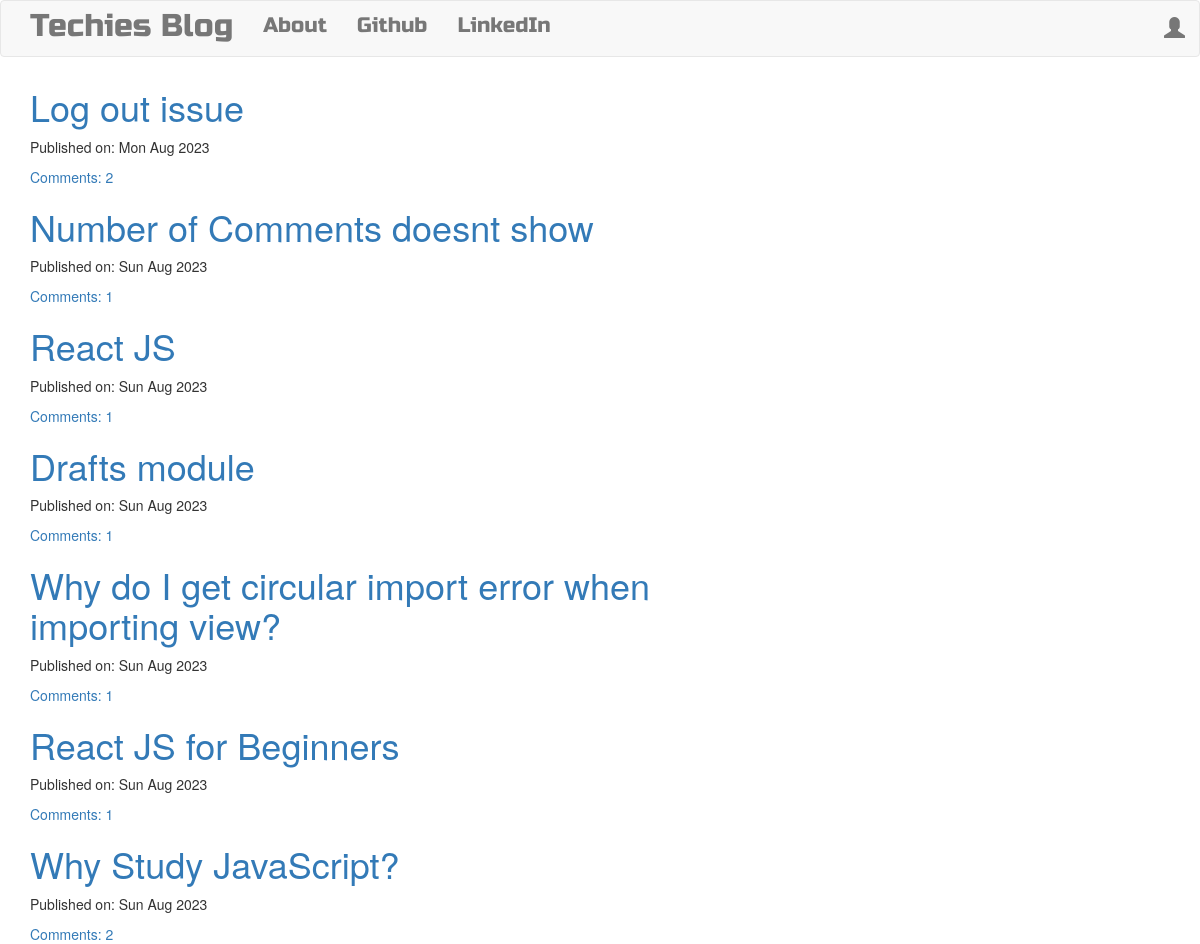
The page / on the database its author committed.
### blog/models.py (models this page shows, shortened)
class Post(models.Model):
    author = models.ForeignKey('auth.User',on_delete = models.CASCADE)
    title = models.CharField(max_length=200)
    text = models.TextField()
    created_date = models.DateTimeField(default=timezone.now)
    published_date = models.DateTimeField(blank=True,null=True)

### blog/views.py (the view)
# urls.py: path('',views.PostListView.as_view(),name='post_list'),
class PostListView(ListView):
    model = Post
    def get_queryset(self):
        return Post.objects.filter(published_date__lte=timezone.now()).order_by('-published_date')

### blog/templates/blog/post_list.html
{% extends "blog/base.html"%}
{% block content %}
<div class="centrestage">
    {% for post in post_list %}
        <div class="post">
            <h1><a href="{% url 'post_detail' pk=post.pk %}">{{ post.title }}</a></h1>
             <div class="date">
                <p>Published on: {{ post.published_date|date:"D M Y" }}</p>
             </div>
             <a href="{% url 'post_detail' pk=post.pk %}">Comments: {{ post.comments.all.count }}</a>
        </div>
    {% endfor %}
</div>
{% endblock %}

### blog/templates/blog/base.html (shortened to what this page needs)
{% load static %}
<!DOCTYPE html>
<html lang="en" dir="ltr">
  <head>
      <link rel="stylesheet" href="https://cdn.jsdelivr.net/npm/bootstrap@3.4.1/dist/css/bootstrap.min.css">
      <link rel="stylesheet" href="//cdn.jsdelivr.net/npm/medium-editor@latest/dist/css/medium-editor.min.css" type="text/css" media="screen" charset="utf-8">
      <link rel="stylesheet" href="{% static '/css/blog.css'%}">
  </head>
  <body>
      <nav class="navbar navbar-default techfont custom-navbar">
        <div class="container">
          <ul class="nav navbar-nav">
            <li><a class='navbar-brand bigbrand' href="{% url 'post_list' %}">Techies Blog</a></li>
            <li><a href="{% url 'about' %}">About</a></li>
            <li><a href="https://www.github.com">Github</a></li>
            <li><a href="https://www.linkedin.com">LinkedIn</a></li>
          </ul>
          <ul class='nav navbar-nav navbar-right'>
            {% if user.is_authenticated %}
            <li><a href="{% url 'post_new' %}">New Post</a></li>
            <li><a href="{% url 'post_draft_list' %}">Drafts</a></li>
            <li><a href="{% url 'logout' %}">Log Out</a></li>
            <li><a>Welcome:{{user.username}}</a></li>
              {% else %}
              <li><a class='nav navbar-right' href="{% url 'login' %}"><span class='glyphicon glyphicon-user'></span></a></li>
            {% endif %}
          </ul>
        </div>
      </nav>
      <div class="content container">
        <div class="row">
         <div class="col-md-8">
           <div class="blog_posts">
             {% block content %}
             {% endblock %}
           </div>
         </div>
        </div>
      </div>
  </body>
</html>

### blog/static/css/blog.css (style rules this page uses)
.techfont { font-family:'Russo One',sans-serif; font-size: 1.5em; margin-bottom: 10px; }
.bigbrand { font-size: 1.5em; }
.centrestage { margin-left:auto; margin-right:auto; }
body { margin:0; }

### rows shown on the page
Post: title "Log out issue", published_date "Mon Aug 2023", comments.all.count "2"
Post: title "Number of Comments doesnt show", published_date "Sun Aug 2023", comments.all.count "1"
Post: title "React JS", published_date "Sun Aug 2023", comments.all.count "1"
Post: title "Drafts module", published_date "Sun Aug 2023", comments.all.count "1"
Post: title "Why do I get circular import error when importing view?", published_date "Sun Aug 2023", comments.all.count "1"
Post: title "React JS for Beginners", published_date "Sun Aug 2023", comments.all.count "1"
Post: title "Why Study JavaScript?", published_date "Sun Aug 2023", comments.all.count "2"
